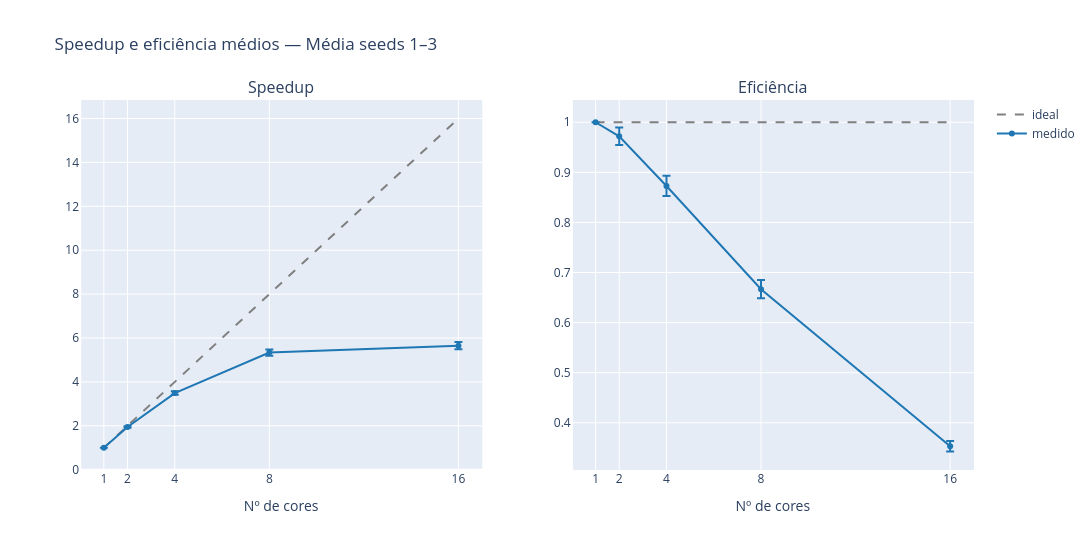
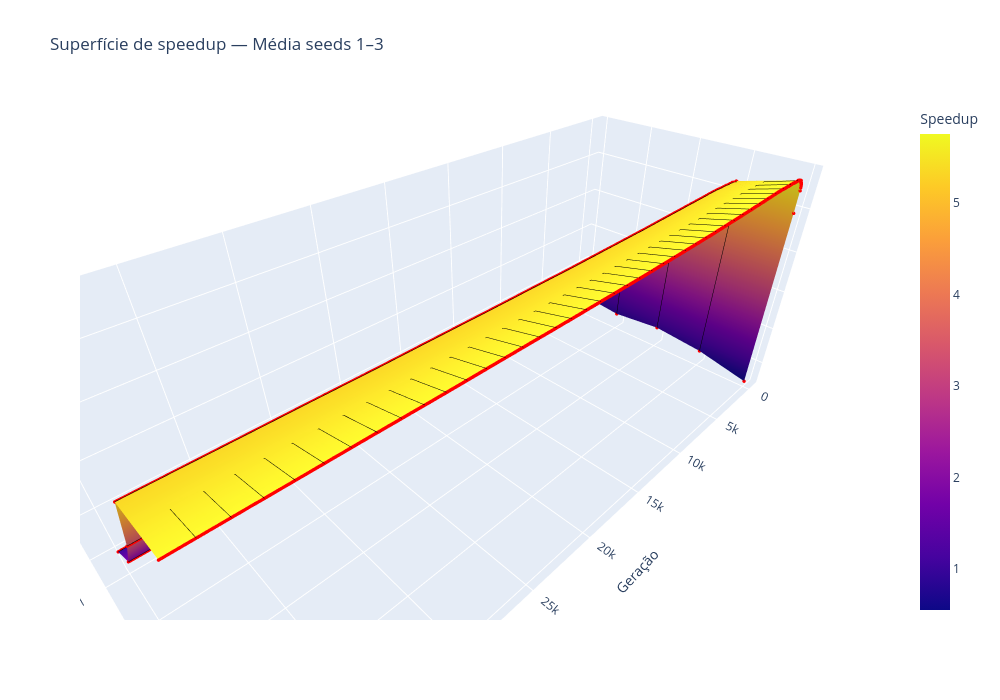
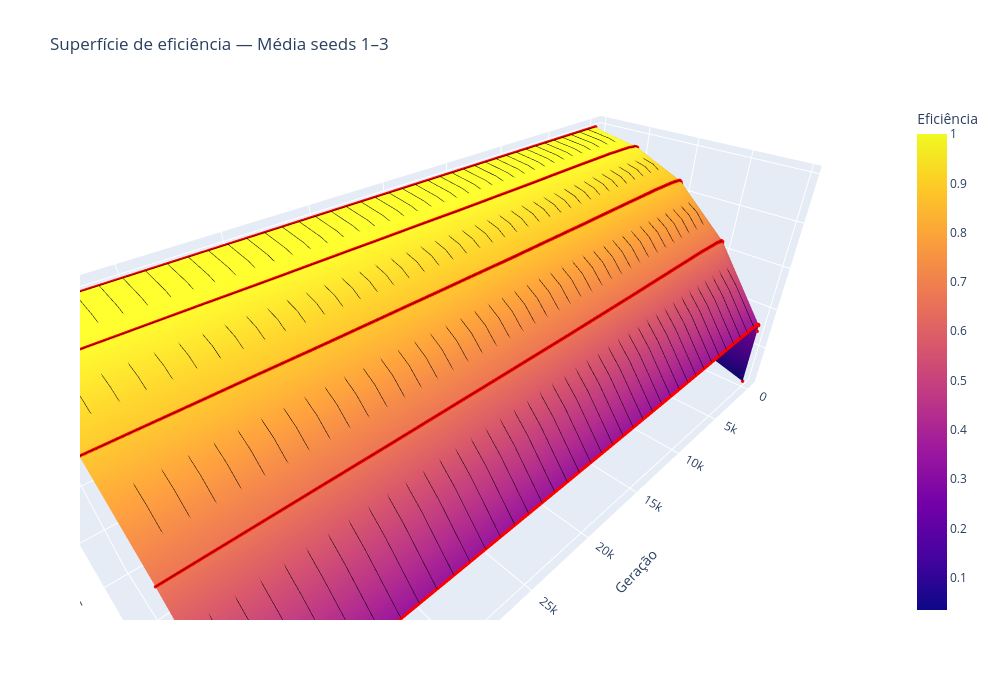

The notebook cell these images were saved under, in order:
### Code cell
fig_cores_med  = plot_por_cores(cores_med, S_cores_med, S_cores_desvio_med, E_cores_med, E_cores_desvio_med, "Média seeds 1–3")
fig_S_surf_med = plot_superficie(cores_med, gens_med, S_surf_med, "Superfície de speedup — Média seeds 1–3", "Speedup")
fig_E_surf_med = plot_superficie(cores_med, gens_med, E_surf_med, "Superfície de eficiência — Média seeds 1–3", "Eficiência")

### Figure 1 — Plotly figure (JSON) as saved in the notebook; plotly's stock layout.template omitted (floating-point values rounded to 4 significant figures)
{"data": [{"line": {"color": "gray", "dash": "dash"}, "mode": "lines", "name": "ideal", "showlegend": true, "type": "scatter", "x": [1.0, 2.0, 4.0, 8.0, 16.0], "xaxis": "x", "y": [1.0, 2.0, 4.0, 8.0, 16.0], "yaxis": "y"}, {"error_y": {"array": [0.0, 0.03474, 0.08078, 0.146, 0.1675]}, "line": {"color": "#1f77b4"}, "mode": "lines+markers", "name": "medido", "showlegend": true, "type": "scatter", "x": [1.0, 2.0, 4.0, 8.0, 16.0], "xaxis": "x", "y": [1.0, 1.944, 3.491, 5.334, 5.65], "yaxis": "y"}, {"line": {"color": "gray", "dash": "dash"}, "mode": "lines", "name": "ideal", "showlegend": false, "type": "scatter", "x": [1.0, 2.0, 4.0, 8.0, 16.0], "xaxis": "x2", "y": [1.0, 1.0, 1.0, 1.0, 1.0], "yaxis": "y2"}, {"error_y": {"array": [0.0, 0.01737, 0.0202, 0.01825, 0.01047]}, "line": {"color": "#1f77b4"}, "mode": "lines+markers", "name": "medido", "showlegend": false, "type": "scatter", "x": [1.0, 2.0, 4.0, 8.0, 16.0], "xaxis": "x2", "y": [1.0, 0.9719, 0.8728, 0.6668, 0.3531], "yaxis": "y2"}], "layout": {"annotations": [{"font": {"size": 16}, "showarrow": false, "text": "Speedup", "x": 0.225, "xanchor": "center", "xref": "paper", "y": 1, "yanchor": "bottom", "yref": "paper"}, {"font": {"size": 16}, "showarrow": false, "text": "Eficiência", "x": 0.775, "xanchor": "center", "xref": "paper", "y": 1, "yanchor": "bottom", "yref": "paper"}], "height": 550, "title": {"text": "Speedup e eficiência médios — Média seeds 1–3"}, "width": 1400, "xaxis": {"anchor": "y", "domain": [0, 0.45], "tickvals": [1.0, 2.0, 4.0, 8.0, 16.0], "title": {"text": "Nº de cores"}}, "xaxis2": {"anchor": "y2", "domain": [0.55, 1], "tickvals": [1.0, 2.0, 4.0, 8.0, 16.0], "title": {"text": "Nº de cores"}}, "yaxis": {"anchor": "x", "domain": [0, 1]}, "yaxis2": {"anchor": "x2", "domain": [0, 1]}}}

### Figure 2 — Plotly figure (JSON) as saved in the notebook; plotly's stock layout.template omitted (floating-point values rounded to 4 significant figures; data arrays with more than 128 entries replaced by an {"elided": "..."} marker saying what was removed)
{"data": [{"colorbar": {"title": {"text": "Speedup"}}, "colorscale": [[0, "#0d0887"], [0.1111, "#46039f"], [0.2222, "#7201a8"], [0.3333, "#9c179e"], [0.4444, "#bd3786"], [0.5556, "#d8576b"], [0.6667, "#ed7953"], [0.7778, "#fb9f3a"], [0.8889, "#fdca26"], [1, "#f0f921"]], "contours": {"x": {"color": "black", "end": 40000, "show": true, "size": 1000, "start": 0, "width": 1}, "y": {"color": "black", "end": 4, "show": true, "size": 1, "start": 0, "width": 1}}, "customdata": {"elided": "5x1001 int values"}, "hovertemplate": "Geração: %{x}<br>Cores: %{customdata}<br>Speedup: %{z}<extra></extra>", "name": "superfície", "type": "surface", "x": {"elided": "1001 int values"}, "y": [0, 1, 2, 3, 4], "z": {"elided": "5x1001 float values"}}, {"customdata": {"elided": "5005 int values"}, "hovertemplate": "Geração: %{x}<br>Cores: %{customdata}<br>Speedup: %{z}<extra></extra>", "marker": {"color": "red", "size": 2}, "mode": "markers", "name": "pontos reais", "showlegend": false, "type": "scatter3d", "x": {"elided": "5005 int values"}, "y": {"elided": "5005 int values"}, "z": {"elided": "5005 float values"}}], "layout": {"height": 700, "scene": {"aspectmode": "manual", "aspectratio": {"x": 2.5, "y": 1, "z": 1}, "xaxis": {"title": {"text": "Geração"}}, "yaxis": {"ticktext": ["1", "2", "4", "8", "16"], "tickvals": [0, 1, 2, 3, 4], "title": {"text": "Nº de cores"}}, "zaxis": {"title": {"text": "Speedup"}}}, "title": {"text": "Superfície de speedup — Média seeds 1–3"}, "width": 1000}}

### Figure 3 — Plotly figure (JSON) as saved in the notebook; plotly's stock layout.template omitted (floating-point values rounded to 4 significant figures; data arrays with more than 128 entries replaced by an {"elided": "..."} marker saying what was removed)
{"data": [{"colorbar": {"title": {"text": "Eficiência"}}, "colorscale": [[0, "#0d0887"], [0.1111, "#46039f"], [0.2222, "#7201a8"], [0.3333, "#9c179e"], [0.4444, "#bd3786"], [0.5556, "#d8576b"], [0.6667, "#ed7953"], [0.7778, "#fb9f3a"], [0.8889, "#fdca26"], [1, "#f0f921"]], "contours": {"x": {"color": "black", "end": 40000, "show": true, "size": 1000, "start": 0, "width": 1}, "y": {"color": "black", "end": 4, "show": true, "size": 1, "start": 0, "width": 1}}, "customdata": {"elided": "5x1001 int values"}, "hovertemplate": "Geração: %{x}<br>Cores: %{customdata}<br>Eficiência: %{z}<extra></extra>", "name": "superfície", "type": "surface", "x": {"elided": "1001 int values"}, "y": [0, 1, 2, 3, 4], "z": {"elided": "5x1001 float values"}}, {"customdata": {"elided": "5005 int values"}, "hovertemplate": "Geração: %{x}<br>Cores: %{customdata}<br>Eficiência: %{z}<extra></extra>", "marker": {"color": "red", "size": 2}, "mode": "markers", "name": "pontos reais", "showlegend": false, "type": "scatter3d", "x": {"elided": "5005 int values"}, "y": {"elided": "5005 int values"}, "z": {"elided": "5005 float values"}}], "layout": {"height": 700, "scene": {"aspectmode": "manual", "aspectratio": {"x": 2.5, "y": 1, "z": 1}, "xaxis": {"title": {"text": "Geração"}}, "yaxis": {"ticktext": ["1", "2", "4", "8", "16"], "tickvals": [0, 1, 2, 3, 4], "title": {"text": "Nº de cores"}}, "zaxis": {"title": {"text": "Eficiência"}}}, "title": {"text": "Superfície de eficiência — Média seeds 1–3"}, "width": 1000}}
